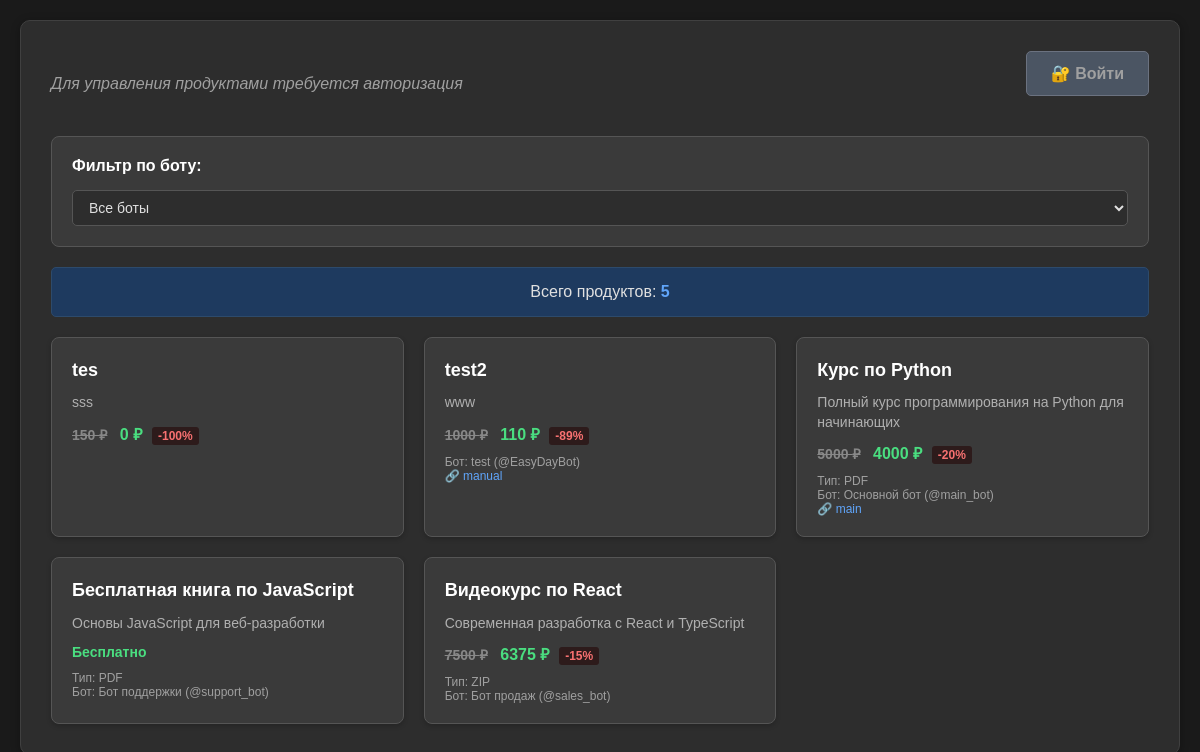
Page /products on the committed database.
### tables this page shows
CREATE TABLE products (id INTEGER PRIMARY KEY, title TEXT, description TEXT, image TEXT, video TEXT, price INTEGER, discount INTEGER, file_type TEXT, is_free INTEGER, product_bot TEXT, path TEXT, link TEXT, telegram_file_id TEXT, telegram_video_id TEXT, telegram_image_id TEXT);

CREATE TABLE bots (id INTEGER PRIMARY KEY, title TEXT, bot_id INTEGER, bot_token TEXT, bot_username TEXT);

### app.py (the view)
@app.get("/products")
async def show_products(request: Request, bot_id: str = None, session_id: str = Cookie(None)):
    if bot_id and bot_id != "all":
        products = await db.get_all_generic_async("products", product_bot=bot_id)
    else:
        products = await db.get_all_generic_async("products")
    products_list = []
    bots = await db.get_all_generic_async("bots")
    bots_dict = {str(bot['bot_id']): bot for bot in bots}
    for product in products:
        product_id = product['id']
        title = product['title']
        description = product.get('description') or ''
        image = product.get('image') or ''
        video = product.get('video') or ''
        is_free = product.get('is_free') or 0
        price = product.get('price') or 0
        discount = product.get('discount') or 0
        file_type = product.get('file_type') or ''
        product_bot_id = product.get('product_bot') or ''
        path = product.get('path') or ''
        bot_info = bots_dict.get(str(product_bot_id), {})
        bot_title = bot_info.get('title', '')
        bot_username = bot_info.get('bot_username', '')
        link = product.get('link') or ''
        products_list.append({
            'id': product_id,
            'title': title,
            'description': description,
            'image': image,
            'video': video,
            'is_free': is_free,
            'price': price,
            'discount': discount,
            'file_type': file_type,
            'product_bot_id': product_bot_id,
            'bot_title': bot_title,
            'bot_username': bot_username,
            'path': path,
            'link': link
        })
    return templates.TemplateResponse("products.html", {
        "request": request,
        "products": products_list,
        "bots": bots,
        "selected_bot_id": bot_id,
        "is_authenticated": verify_session(session_id)
    })

### templates/products.html (shortened to what this page needs)
<!DOCTYPE html>
<html lang="ru">
<head>
    <link rel="stylesheet" href="/static/css/styles.css">
    <link rel="stylesheet" href="/static/css/products.css">
</head>
<body>
    <div class="container">
        <div style="display: flex; gap: 15px; margin-bottom: 20px; justify-content: space-between; align-items: center;">
            {% if is_authenticated %}
                <div style="display: flex; gap: 15px;">
                    <a href="/add-product" class="add-product-btn">+ Добавить продукт</a>
                    <a href="/add-bot" class="add-product-btn" style="background-color: #17a2b8;">+ Добавить бота</a>
                    <a href="/users" class="add-product-btn" style="background-color: #7c3aed;">👥 Пользователи</a>
                </div>
            {% else %}
                <div style="display: flex; gap: 15px;">
                    <span style="color: #a0a0a0; font-style: italic;">Для управления продуктами требуется авторизация</span>
                </div>
                <a href="/login" class="add-product-btn login-btn">🔐 Войти</a>
            {% endif %}
        </div>
        <div class="filter-section">
            <div class="filter-group">
                <label for="bot-filter" class="filter-label">Фильтр по боту:</label>
                <select id="bot-filter" class="filter-select" onchange="filterByBot()">
                    <option value="all" {% if not selected_bot_id or selected_bot_id == 'all' %}selected{% endif %}>Все боты</option>
                </select>
            </div>
        </div>
        <div class="stats">
            Всего продуктов: <span>{{ products|length }}</span>
        </div>
        {% if products %}
            <div class="products-grid">
                {% for product in products %}
                    <div class="product-card" onclick="window.location.href='/edit-product/{{ product.id }}'">
                        <div class="product-title">{{ product.title }}</div>
                        {% if product.description %}
                            <div class="product-description">{{ product.description }}</div>
                        {% endif %}
                        <div class="product-price">
                            {% if product.is_free %}
                                <span class="product-free">Бесплатно</span>
                            {% else %}
                                {% if product.price and product.price > 0 %}
                                    {% if product.discount and product.discount > 0 %}
                                        {% set final_price = product.price * (100 - product.discount) / 100 %}
                                        <span class="original-price" style="text-decoration: line-through; color: #888; margin-right: 8px;">{{ product.price }} ₽</span>
                                        <span class="discounted-price" style="color: #4ade80; font-weight: bold;">{{ final_price|round|int }} ₽</span>
                                        <span class="product-discount">-{{ product.discount }}%</span>
                                    {% else %}
                                        {{ product.price }} ₽
                                    {% endif %}
                                {% else %}
                                    Цена не указана
                                {% endif %}
                            {% endif %}
                        </div>
                        <div class="product-meta">
                            {% if product.file_type %}
                                <div>Тип: {{ product.file_type.upper() }}</div>
                            {% endif %}
                            {% if product.bot_title %}
                                <div>Бот: {{ product.bot_title }} (@{{ product.bot_username }})</div>
                            {% endif %}
                            {% if product.link %}
                                <div><a href="https://t.me/{{ product.link }}" target="_blank" style="color: #60a5fa; text-decoration: none;">🔗 {{ product.link }}</a></div>
                            {% endif %}
                        </div>
                    </div>
                {% endfor %}
            </div>
        {% else %}
            <div class="no-products">
                Продукты не найдены
            </div>
        {% endif %}
    </div>
</body>
</html>

### static/css/styles.css (style rules this page uses)
body { font-family: Arial, sans-serif; background-color: #1a1a1a; color: #e0e0e0; margin: 0; padding: 0; }
.container { background-color: #2d2d2d; padding: 30px; border-radius: 10px; box-shadow: 0 2px 10px rgba(0,0,0,0.3); border: 1px solid #404040; }
label { display: block; margin-bottom: 5px; font-weight: bold; color: #ffffff; }
input[type="text"], input[type="number"], input[type="password"], textarea, select { width: 100%; padding: 10px; border: 1px solid #555; border-radius: 5px; font-size: 16px; box-sizing: border-box; background-color: #3a3a3a; color: #e0e0e0; }
.stats { background-color: #1e3a5f; padding: 15px; border-radius: 5px; margin-bottom: 20px; text-align: center; border: 1px solid #2d4a6b; }
.stats span { font-weight: bold; color: #60a5fa; }
.filter-section { background-color: #3a3a3a; padding: 20px; border-radius: 8px; margin-bottom: 20px; border: 1px solid #555; }
.filter-group { display: flex; align-items: center; gap: 15px; flex-wrap: wrap; }
.filter-label { color: #ffffff; font-weight: bold; margin: 0; }
.filter-select { background-color: #2d2d2d; color: #e0e0e0; border: 1px solid #555; border-radius: 5px; padding: 8px 12px; font-size: 14px; min-width: 200px; }

### static/css/products.css (style rules this page uses)
body { max-width: 1200px; margin: 0 auto; padding: 20px; }
.products-grid { display: grid; grid-template-columns: repeat(auto-fill, minmax(300px, 1fr)); gap: 20px; margin-top: 20px; }
.product-card { background-color: #3a3a3a; border: 1px solid #555; border-radius: 8px; padding: 20px; box-shadow: 0 2px 5px rgba(0,0,0,0.2); transition: transform 0.2s; cursor: pointer; }
.product-title { font-size: 18px; font-weight: bold; color: #ffffff; margin-bottom: 10px; line-height: 1.4; }
.product-description { color: #b0b0b0; font-size: 14px; margin-bottom: 10px; line-height: 1.4; }
.product-price { font-size: 16px; font-weight: bold; color: #4ade80; margin-bottom: 5px; }
.product-free { font-size: 14px; color: #4ade80; font-weight: bold; }
.product-discount { font-size: 12px; color: #f87171; background-color: #2d1b1b; padding: 2px 6px; border-radius: 3px; display: inline-block; margin-left: 5px; }
.original-price { font-size: 14px; color: #888; text-decoration: line-through; margin-right: 8px; }
.discounted-price { color: #4ade80; font-weight: bold; font-size: 16px; }
.product-meta { font-size: 12px; color: #a0a0a0; margin-top: 10px; }
.add-product-btn { background-color: #16a34a; color: white; padding: 12px 24px; text-decoration: none; border-radius: 5px; display: inline-block; margin-bottom: 20px; font-weight: bold; transition: background-color 0.2s; }
.login-btn { background-color: #4b5563 !important; color: #a0a0a0 !important; border: 1px solid #6b7280 !important; }

### rows in the picture
products: title "tes", description "sss", price "150", is_free "0", discount "100"
products: title "test2", description "www", price "1000", link "manual"
bots: bot_title "test", bot_username "EasyDayBot"
products: title "Курс по Python", description "Полный курс программирования на Python для начинающих", price "5000", file_type "PDF", link "main"
bots: bot_title "Основной бот", bot_username "main_bot"
products: title "Бесплатная книга по JavaScript", description "Основы JavaScript для веб-разработки", file_type "PDF"
bots: bot_title "Бот поддержки", bot_username "support_bot"
products: title "Видеокурс по React", description "Современная разработка с React и TypeScript", price "7500", file_type "ZIP"
bots: bot_title "Бот продаж", bot_username "sales_bot"

### other values in the picture
{{ products|length }} "5"
{{ final_price|round|int }} "110" "4000" "6375"
{{ product.discount }} "89" "20" "15"
